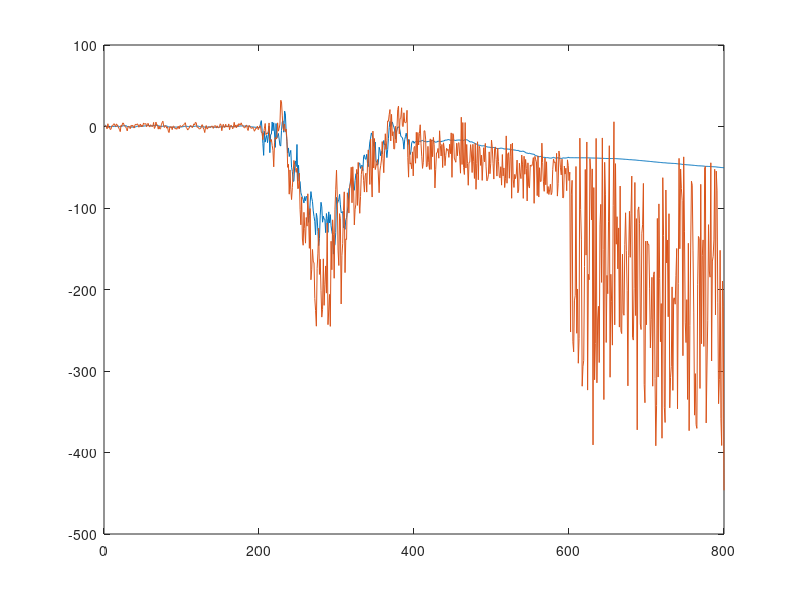
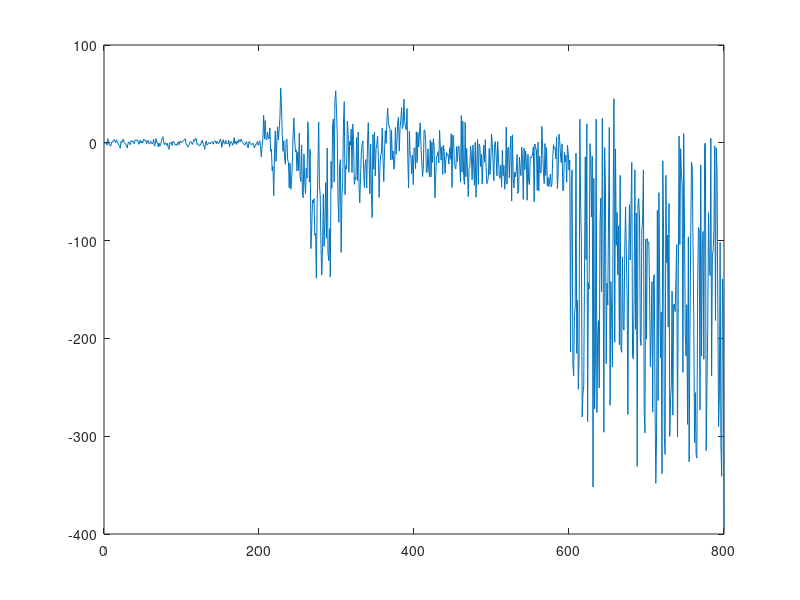
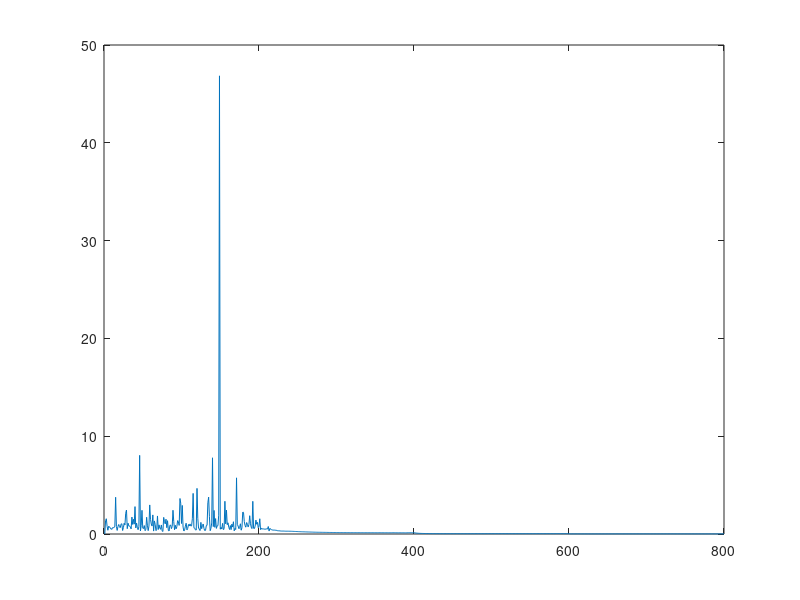

Write the MATLAB code that produced these figures, in order.
function HW9_jlee629()

clear all

load('Kalman_HW8_dat.mat');

%% initializing Parameters
A{1} = [0.5 0; 0 0.3];
A{2} = eye(2);
A{3} = eye(2);
A{4} = eye(2);

epsX{1} = eye(2);
epsX{2} = [25 0; 0 25];
epsX{3} = eye(2);
epsX{4} = eye(2);

epsS{1} = eye(2);
epsS{2} = eye(2); 
epsS{3} = eye(2);
epsS{4} = [25 0; 0 25];

epsY{1} = 1.;
epsY{2} = 1.;
epsY{3} = 25;
epsY{4} = 1.;

N = length(y); 
H = [1 1];
X = zeros(2,N);
Xhat = zeros(2,N);
Yhat = zeros(1,N);
p = 1;
X(:,1) = A{1}*[0;1] + normrnd(zeros(2,1),sqrt([epsX{p}(1,1); epsX{p}(2,2)])); % this is X(n)
Xhat(:,1) = [0;1];
Yhat(1) = H*(Xhat(:,1) + normrnd(zeros(2,1),sqrt([epsX{p}(1,1); epsX{p}(2,2)]))) + normrnd(zeros(1,1), sqrt(epsY{p}));
P{1} = [1 0; 0 1];
K = {};

for n = 2:N
    if n<201
        p = 1;
    elseif n < 401
        p = 2;
    elseif n < 601
        p = 3;
    else
        p = 4;
    end
    X(:,n) = x(:,n);
    LMS{n} = X(:,n)/(X(:,n).'*X(:,n));
    K{n} = P{n-1}*H.'/(H*P{n-1}*H.' +H*(sqrt(X*X.').*epsS{p})*H.' + epsY{p}); 
    Ptemp = (eye(2) - K{n}*H)*P{n-1};
    Xhat(:,n) =(eye(2)- K{n}*H)*Xhat(:,n-1) + K{n}*(H*X(:,n)+ H*normrnd(zeros(2,1),sqrt(abs(X(:,n)).*[epsX{p}(1,1); epsX{p}(2,2)])) + normrnd(zeros(1,1), sqrt(epsY{p})));
    P{n} = A{p}*Ptemp*A{p}.' + epsX{p};
    Yhat(n) = H*(Xhat(:,n));
end

figure
plot(Yhat)
hold on 
plot(y)

figure
plot(y-Yhat)

figure

test = zeros(1,N);
for n = 2:N
    test(n) = sqrt((LMS{n}(1,1)-K{n}(1,1))^2 + (LMS{n}(2,1)-K{n}(2,1))^2);
end
plot(test)




